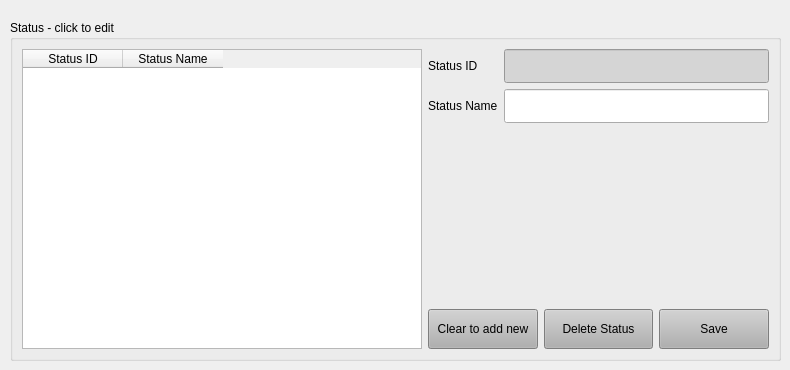
        <widget class="QWidget" name="tab_7">
         <attribute name="title">
          <string>Status</string>
         </attribute>
         <widget class="QGroupBox" name="groupBox_3">
          <property name="geometry">
           <rect>
            <x>10</x>
            <y>20</y>
            <width>771</width>
            <height>341</height>
           </rect>
          </property>
          <property name="title">
           <string>Status - click to edit</string>
          </property>
          <layout class="QGridLayout" name="gridLayout_17">
           <item row="0" column="0" rowspan="2">
            <widget class="QTableWidget" name="tableWidget_5">
             <property name="minimumSize">
              <size>
               <width>400</width>
               <height>0</height>
              </size>
             </property>
             <property name="maximumSize">
              <size>
               <width>16777212</width>
               <height>16777215</height>
              </size>
             </property>
             <property name="styleSheet">
              <string notr="true">QScrollBar::handle:horizontal{background-color: rgb(176, 176, 176)}\</string>
             </property>
             <property name="editTriggers">
              <set>QAbstractItemView::NoEditTriggers</set>
             </property>
             <property name="selectionMode">
              <enum>QAbstractItemView::SingleSelection</enum>
             </property>
             <property name="selectionBehavior">
              <enum>QAbstractItemView::SelectRows</enum>
             </property>
             <attribute name="verticalHeaderVisible">
              <bool>false</bool>
             </attribute>
             <column>
              <property name="text">
               <string>Status ID</string>
              </property>
             </column>
             <column>
              <property name="text">
               <string>Status Name</string>
              </property>
             </column>
            </widget>
           </item>
           <item row="0" column="1">
            <layout class="QGridLayout" name="gridLayout_10">
             <item row="1" column="0">
              <widget class="QLabel" name="label_31">
               <property name="text">
                <string>Status Name</string>
               </property>
              </widget>
             </item>
             <item row="1" column="1">
              <widget class="QLineEdit" name="lineEdit_24">
               <property name="minimumSize">
                <size>
                 <width>0</width>
                 <height>34</height>
                </size>
               </property>
              </widget>
             </item>
             <item row="0" column="0">
              <widget class="QLabel" name="label_32">
               <property name="text">
                <string>Status ID</string>
               </property>
              </widget>
             </item>
             <item row="0" column="1">
              <widget class="QLineEdit" name="lineEdit_23">
               <property name="minimumSize">
                <size>
                 <width>0</width>
                 <height>34</height>
                </size>
               </property>
               <property name="styleSheet">
                <string notr="true">background-color: rgb(179, 179, 179);
background-color: rgb(213, 213, 213);</string>
               </property>
               <property name="readOnly">
                <bool>true</bool>
               </property>
              </widget>
             </item>
             <item row="2" column="1">
              <spacer name="verticalSpacer">
               <property name="orientation">
                <enum>Qt::Vertical</enum>
               </property>
               <property name="sizeHint" stdset="0">
                <size>
                 <width>20</width>
                 <height>40</height>
                </size>
               </property>
              </spacer>
             </item>
            </layout>
           </item>
           <item row="1" column="1">
            <layout class="QHBoxLayout" name="horizontalLayout_24">
             <item>
              <widget class="QPushButton" name="pushButton_22">
               <property name="minimumSize">
                <size>
                 <width>0</width>
                 <height>40</height>
                </size>
               </property>
               <property name="styleSheet">
                <string notr="true">background-color: rgb(176, 176, 176);</string>
               </property>
               <property name="text">
                <string>Clear to add new</string>
               </property>
              </widget>
             </item>
             <item>
              <widget class="QPushButton" name="pushButton_23">
               <property name="minimumSize">
                <size>
                 <width>0</width>
                 <height>40</height>
                </size>
               </property>
               <property name="styleSheet">
                <string notr="true">background-color: rgb(176, 176, 176);</string>
               </property>
               <property name="text">
                <string>Delete Status</string>
               </property>
              </widget>
             </item>
             <item>
              <widget class="QPushButton" name="pushButton_21">
               <property name="minimumSize">
                <size>
                 <width>0</width>
                 <height>40</height>
                </size>
               </property>
               <property name="styleSheet">
                <string notr="true">background-color: rgb(176, 176, 176);</string>
               </property>
               <property name="text">
                <string>Save</string>
               </property>
              </widget>
             </item>
            </layout>
           </item>
          </layout>
         </widget>
        </widget>
